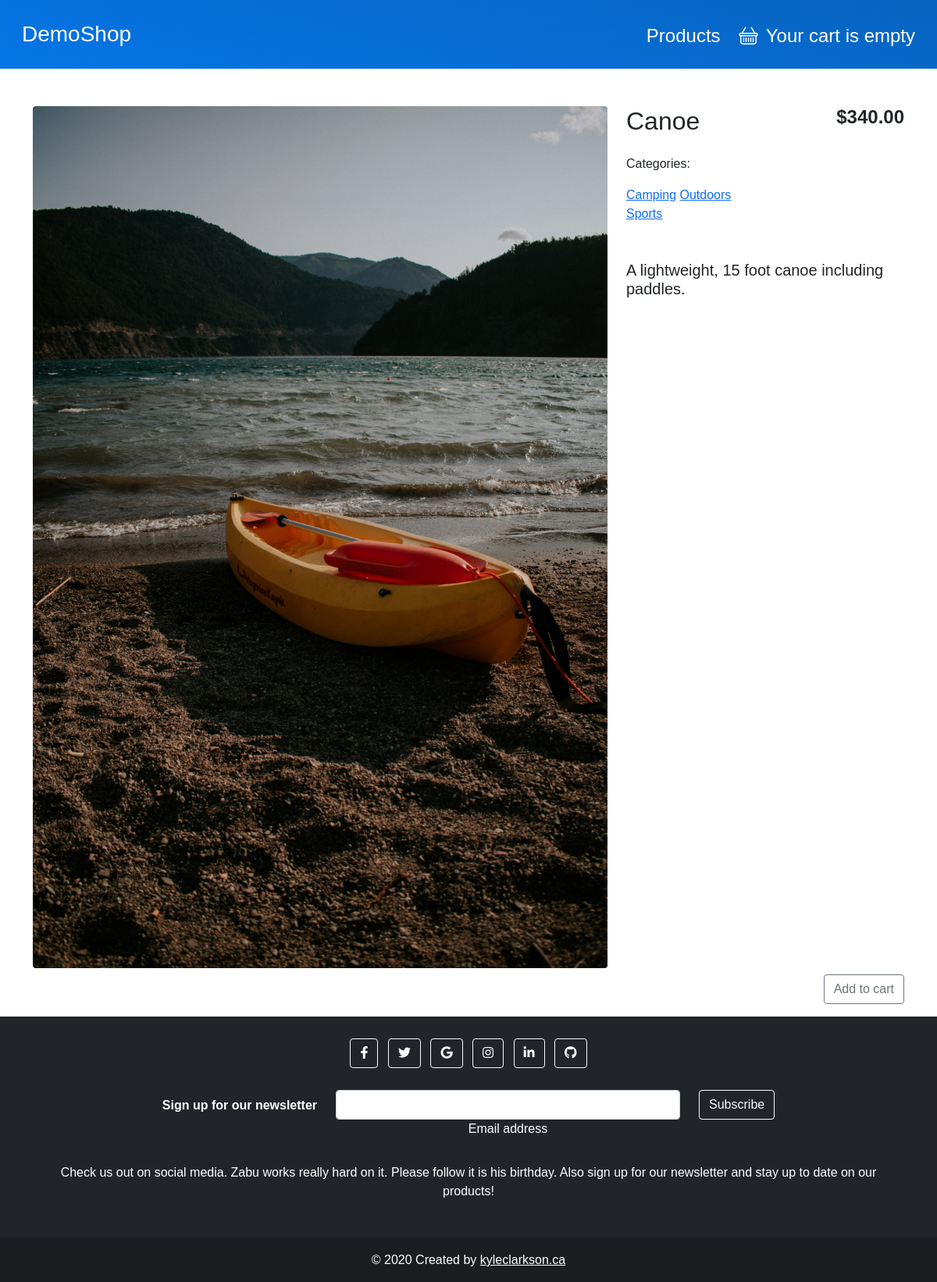
Screenshot of /products/4/canoe/ with the database file from the repository.
### shop/models.py (models this page shows, shortened)
class Product(models.Model):
    categories = models.ManyToManyField(Category, related_name='products')
    name = models.CharField(max_length=200, db_index=True)
    slug = models.SlugField(max_length=200, db_index=True)
    image = models.ImageField(upload_to='products/%Y/%m/%d',
                              default='products/no_image.png')
    description = models.TextField(blank=True)
    price = models.DecimalField(max_digits=10, decimal_places=2)
    quantity = models.PositiveIntegerField(default=0)
    available = models.BooleanField(default=True)
    is_physical = models.BooleanField(default=True)
    featured = models.BooleanField(default=False)
    created = models.DateTimeField(auto_now_add=True)
    updated = models.DateTimeField(auto_now=True)
    class Meta:
        ordering = ('name',)
        index_together = (('id', 'slug'),)
    def get_categories(self):
        return [category for category in self.categories.iterator()]

class Category(models.Model):
    name = models.CharField(max_length=200, db_index=True)
    slug = models.SlugField(max_length=200, unique=True)
    class Meta:
        ordering = ('name',)
        verbose_name = 'Category'
        verbose_name_plural = 'Categories'
    def __str__(self):
        return self.name
    def get_absolute_url(self):
        return reverse('shop:product_list_by_category', args=[self.slug])

### shop/views.py (the view)
# urls.py: path('products/<int:id>/<slug:slug>/', views.product_detail, name='product_detail'),
def product_detail(request, id, slug):
    product = get_object_or_404(Product, id=id, slug=slug)
    categories = product.get_categories()
    print('categories: ', categories)
    context = {
        'product': product,
    }
    return render(request, 'shop/product/detail.html', context)

### cart/cart.py (called while the page is built)
    def __len__(self):
        return sum(item['quantity'] for item in self.cart.values())

### cart/context_processors.py (called while the page is built)
def cart(request):
    return {
        'cart': Cart(request),
    }

### shop/templates/shop/product/detail.html (shortened to what this page needs)
{% extends "base.html" %}
{% load static %}
{% load thumbnail %}
{% block content %}
    <div class="container min-vh-100 mt-5">
        <div class="row my-3">
            <div class="col-md-8 mb-2">
                {% thumbnail product.image "750x500" crop='center' as im %}
                    <img class="img-fluid rounded" src="{{ im.url }}" width="{{ im.width }}" height="{{ im.height }}">
                {% endthumbnail %}
            </div>
            <div class="col-md-4 align-items-center">
                <div class="row">
                    <div class="col">
                        <h2>{{ product.name }}</h2>
                    </div>
                    <div class="col">
                        <div class="text-end">
                            <h4><strong>${{ product.price }}</strong></h4>
                        </div>
                    </div>
                </div>
                <div class="row my-3">
                    <div class="col">
                        <p>Categories:</p>
                        <p>
                            {% for category in product.get_categories %}
                                <a href="{{ category.get_absolute_url }}">{{ category }}</a>
                            {% endfor %}
                        </p>
                    </div>
                    <div class="col">
                    </div>
                </div>
                <div class="row">
                    <h5 class="my-3"> {{ product.description }}</h5>
                </div>
            </div>
            <div class="col align-self-end text-end">
                {% if product.available %}
                    <form action="{% url "cart:cart_add" product.id %}" method="POST">
                        <input class="btn btn-md btn-outline-secondary" type="submit"
                               value="Add to cart">
                    </form>
                {% else %}
                    <p class="text-danger"><strong>SOLD OUT</strong></p>
                {% endif %}
            </div>
        </div>
    </div>
{% endblock %}

### static_project/css/styles.css (style rules this page uses)
* { font-family: 'Chivo', sans-serif; }

### rows the page displays
Product: name "Canoe", price "340.00", description "A lightweight, 15 foot canoe including paddles."
Category: name "Camping"
Category: name "Outdoors"
Category: name "Sports"
